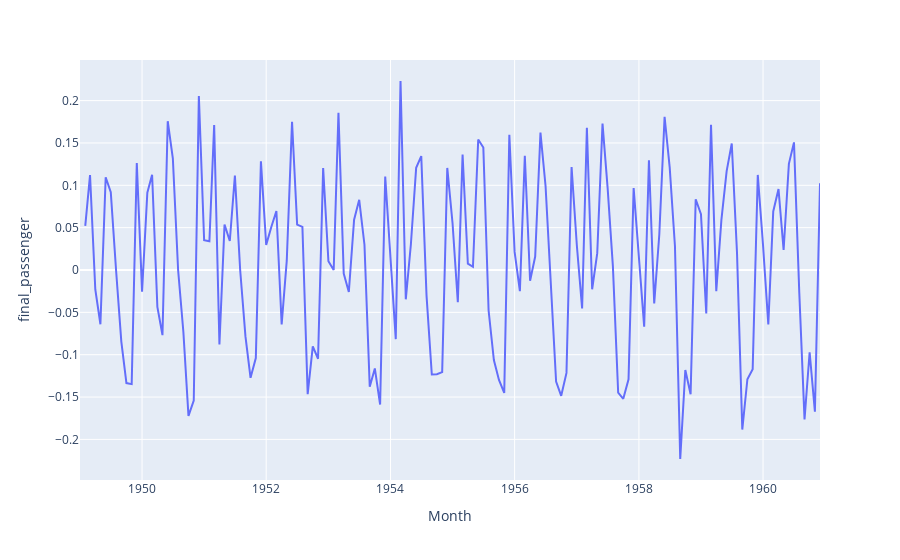

The cell this chart's notebook holds for it:
### Code cell
fig = px.line(df, x='Month', y='final_passenger', title='')
fig.show()

### Figure 1 — Plotly figure (JSON) as saved in the notebook; plotly's stock layout.template omitted (floating-point values rounded to 4 significant figures; data arrays with more than 128 entries replaced by an {"elided": "..."} marker saying what was removed)
{"data": [{"hovertemplate": "Month=%{x}<br>final_passenger=%{y}<extra></extra>", "legendgroup": "", "line": {"color": "#636efa", "dash": "solid"}, "marker": {"symbol": "circle"}, "mode": "lines", "name": "", "orientation": "v", "showlegend": false, "type": "scatter", "x": {"elided": "144 str values"}, "xaxis": "x", "y": {"elided": "144 float values"}, "yaxis": "y"}], "layout": {"legend": {"tracegroupgap": 0}, "margin": {"t": 60}, "xaxis": {"anchor": "y", "domain": [0, 1], "title": {"text": "Month"}}, "yaxis": {"anchor": "x", "domain": [0, 1], "title": {"text": "final_passenger"}}}}
